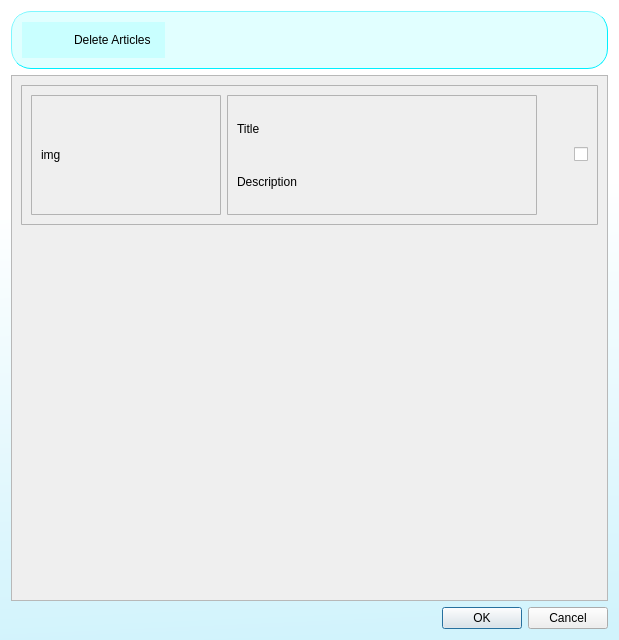
<?xml version="1.0" encoding="UTF-8"?>
<ui version="4.0">
 <class>delete_articles</class>
 <widget class="QDialog" name="delete_articles">
  <property name="geometry">
   <rect>
    <x>0</x>
    <y>0</y>
    <width>619</width>
    <height>640</height>
   </rect>
  </property>
  <property name="windowTitle">
   <string>Delete Articles</string>
  </property>
  <property name="styleSheet">
   <string notr="true">QDialog{
background-color: qlineargradient(spread:pad, x1:0.497537, y1:1, x2:0.468443, y2:0.301, stop:0 rgba(209, 243, 252, 255), stop:1 rgba(255, 255, 255, 255))
}</string>
  </property>
  <layout class="QVBoxLayout" name="verticalLayout">
   <item>
    <widget class="QFrame" name="header">
     <property name="styleSheet">
      <string notr="true">QFrame{
border-style: outset;
border-radius: 20px;
border-color: rgb(0, 240, 255);
border-width: 0.5px;
padding: 1px;
background-color: rgba(102, 255, 255, 50)
}
QLabel{
border: none;
background-color: rgba(0, 0, 0, 0)
}
</string>
     </property>
     <property name="frameShape">
      <enum>QFrame::StyledPanel</enum>
     </property>
     <property name="frameShadow">
      <enum>QFrame::Raised</enum>
     </property>
     <layout class="QHBoxLayout" name="horizontalLayout">
      <item alignment="Qt::AlignLeft">
       <widget class="QFrame" name="banner">
        <property name="styleSheet">
         <string notr="true">border: none</string>
        </property>
        <property name="frameShape">
         <enum>QFrame::StyledPanel</enum>
        </property>
        <property name="frameShadow">
         <enum>QFrame::Raised</enum>
        </property>
        <layout class="QHBoxLayout" name="horizontalLayout_2">
         <item>
          <widget class="QPushButton" name="delete_article_logo">
           <property name="text">
            <string/>
           </property>
           <property name="icon">
            <iconset>
             <normaloff>assets/icons/delete_article.png</normaloff>assets/icons/delete_article.png</iconset>
           </property>
           <property name="iconSize">
            <size>
             <width>64</width>
             <height>64</height>
            </size>
           </property>
          </widget>
         </item>
         <item>
          <widget class="QLabel" name="delete_article_title">
           <property name="styleSheet">
            <string notr="true">font: 24pt &quot;.AppleSystemUIFont&quot;;</string>
           </property>
           <property name="text">
            <string>Delete Articles</string>
           </property>
          </widget>
         </item>
        </layout>
       </widget>
      </item>
     </layout>
    </widget>
   </item>
   <item>
    <widget class="QScrollArea" name="articles_display">
     <property name="widgetResizable">
      <bool>true</bool>
     </property>
     <widget class="QWidget" name="articles_list">
      <property name="geometry">
       <rect>
        <x>0</x>
        <y>0</y>
        <width>593</width>
        <height>440</height>
       </rect>
      </property>
      <property name="styleSheet">
       <string notr="true">QFrame{
        border-radius: 1px;
        border-style: solid;
        border-color: rgb(179, 179, 179);
        border-width: 0.5px 0.5px 0.5px 0.5px;
}</string>
      </property>
      <layout class="QVBoxLayout" name="verticalLayout_3">
       <item alignment="Qt::AlignTop">
        <widget class="QFrame" name="article">
         <property name="minimumSize">
          <size>
           <width>0</width>
           <height>140</height>
          </size>
         </property>
         <property name="maximumSize">
          <size>
           <width>16777215</width>
           <height>150</height>
          </size>
         </property>
         <property name="styleSheet">
          <string notr="true">QFrame{
        border-radius: 1px;
        border-style: solid;
        border-color: rgb(179, 179, 179);
        border-width: 0.5px 0.5px 0.5px 0.5px;
}</string>
         </property>
         <property name="frameShape">
          <enum>QFrame::StyledPanel</enum>
         </property>
         <property name="frameShadow">
          <enum>QFrame::Raised</enum>
         </property>
         <layout class="QHBoxLayout" name="horizontalLayout_3">
          <item>
           <widget class="QFrame" name="image_display">
            <property name="minimumSize">
             <size>
              <width>190</width>
              <height>0</height>
             </size>
            </property>
            <property name="maximumSize">
             <size>
              <width>200</width>
              <height>16777215</height>
             </size>
            </property>
            <property name="styleSheet">
             <string notr="true">QFrame{
        border-radius: 1px;
        border-style: solid;
        border-color: rgb(179, 179, 179);
        border-width: 0.5px 0.5px 0.5px 0.5px;
}
QLabel{
	border: none
}</string>
            </property>
            <property name="frameShape">
             <enum>QFrame::StyledPanel</enum>
            </property>
            <property name="frameShadow">
             <enum>QFrame::Raised</enum>
            </property>
            <layout class="QHBoxLayout" name="horizontalLayout_4">
             <item>
              <widget class="QLabel" name="image">
               <property name="maximumSize">
                <size>
                 <width>9999999</width>
                 <height>16777215</height>
                </size>
               </property>
               <property name="text">
                <string>img</string>
               </property>
              </widget>
             </item>
            </layout>
           </widget>
          </item>
          <item>
           <widget class="QFrame" name="title_description_display">
            <property name="minimumSize">
             <size>
              <width>310</width>
              <height>0</height>
             </size>
            </property>
            <property name="maximumSize">
             <size>
              <width>320</width>
              <height>16777215</height>
             </size>
            </property>
            <property name="styleSheet">
             <string notr="true">QLabel{
border: none
}</string>
            </property>
            <property name="frameShape">
             <enum>QFrame::StyledPanel</enum>
            </property>
            <property name="frameShadow">
             <enum>QFrame::Raised</enum>
            </property>
            <layout class="QVBoxLayout" name="verticalLayout_4">
             <item>
              <widget class="QLabel" name="title">
               <property name="styleSheet">
                <string notr="true">font: 18pt &quot;.AppleSystemUIFont&quot;;</string>
               </property>
               <property name="text">
                <string>Title</string>
               </property>
              </widget>
             </item>
             <item>
              <widget class="QLabel" name="description">
               <property name="text">
                <string>Description</string>
               </property>
              </widget>
             </item>
            </layout>
           </widget>
          </item>
          <item alignment="Qt::AlignRight|Qt::AlignVCenter">
           <widget class="QCheckBox" name="choosing_checkbox">
            <property name="minimumSize">
             <size>
              <width>0</width>
              <height>0</height>
             </size>
            </property>
            <property name="maximumSize">
             <size>
              <width>30</width>
              <height>16777215</height>
             </size>
            </property>
            <property name="cursor">
             <cursorShape>PointingHandCursor</cursorShape>
            </property>
            <property name="text">
             <string/>
            </property>
           </widget>
          </item>
         </layout>
        </widget>
       </item>
      </layout>
     </widget>
    </widget>
   </item>
   <item alignment="Qt::AlignRight|Qt::AlignBottom">
    <widget class="QDialogButtonBox" name="confirm_button">
     <property name="cursor">
      <cursorShape>PointingHandCursor</cursorShape>
     </property>
     <property name="standardButtons">
      <set>QDialogButtonBox::Cancel|QDialogButtonBox::Ok</set>
     </property>
    </widget>
   </item>
  </layout>
 </widget>
 <resources/>
 <connections/>
</ui>
